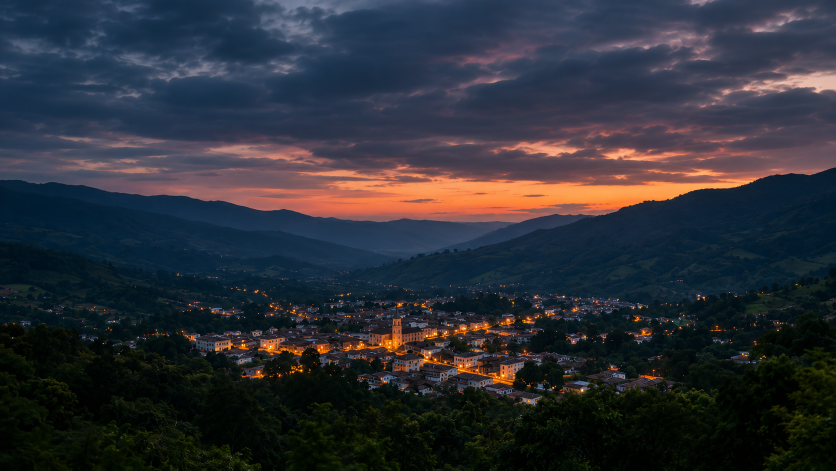
#> input picture site/assets/img/originals/hero.webp, 1672 x 941 px (shown at 1/2 size)
$ python generate_og_image.py
#> lines starting #> are read from the running program, lines starting #| are printed output that depends on the picture
#> in main, src is the input picture: PIL image 1672x941 RGB; mean R, G, B 44.9, 47.6, 55.1
"""Genera la imagen Open Graph (1200x630) a partir de la foto del hero y el
titular de la pieza, para que los enlaces compartidos en redes se vean bien.

Uso: python scripts/generate_og_image.py
"""

from __future__ import annotations

from pathlib import Path

from PIL import Image, ImageDraw, ImageFont

ROOT = Path(__file__).resolve().parent.parent
HERO = ROOT / "site" / "assets" / "img" / "originals" / "hero.webp"
OUT = ROOT / "site" / "assets" / "og-image.jpg"

OG_SIZE = (1200, 630)
TITLE = "Dos Colombias violentas"
SUBTITLE = "Homicidios, hurto y lesiones personales en Colombia, 2018\u20132025"
KICKER = "PERIODISMO DE DATOS \u00b7 COLOMBIA"


# Rutas candidatas por plataforma (Windows local, Ubuntu en CI con
# fonts-dejavu-core instalado por el workflow). Si ninguna existe, se cae a
# la fuente bitmap por defecto de Pillow en vez de fallar el build.
FONT_CANDIDATES = {
    "bold": [
        Path("C:/Windows/Fonts/seguisb.ttf"),
        Path("C:/Windows/Fonts/segoeuib.ttf"),
        Path("/usr/share/fonts/truetype/dejavu/DejaVuSans-Bold.ttf"),
        Path("/usr/share/fonts/truetype/liberation/LiberationSans-Bold.ttf"),
    ],
    "regular": [
        Path("C:/Windows/Fonts/segoeui.ttf"),
        Path("/usr/share/fonts/truetype/dejavu/DejaVuSans.ttf"),
        Path("/usr/share/fonts/truetype/liberation/LiberationSans-Regular.ttf"),
    ],
}

BG = (10, 10, 10)
ACCENT = (57, 135, 229)  # --series-grandes (dark step)


def cover_crop(im: Image.Image, target_w: int, target_h: int) -> Image.Image:
#> called with target_w = 1200, target_h = 630
    src_ratio = im.width / im.height
    target_ratio = target_w / target_h
    if src_ratio > target_ratio:
        new_h = im.height
        new_w = round(new_h * target_ratio)
    else:
        new_w = im.width
        new_h = round(new_w / target_ratio)
    left = (im.width - new_w) // 2
    top = (im.height - new_h) // 2
    return im.crop((left, top, left + new_w, top + new_h)).resize((target_w, target_h), Image.LANCZOS)
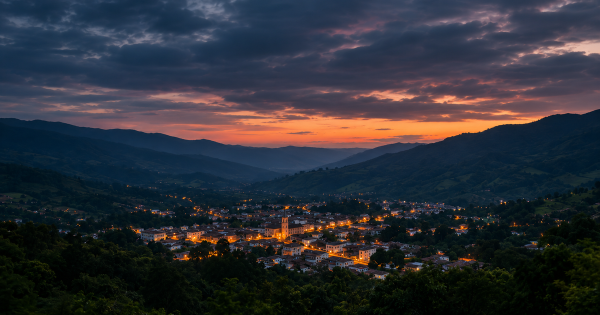
#> returned value: PIL image 1200x630 RGB (shown at 1/2 size); mean R, G, B 46.2, 48.3, 55.7


def font(kind: str, size: int) -> ImageFont.ImageFont:
    for p in FONT_CANDIDATES[kind]:
        if p.exists():
            return ImageFont.truetype(str(p), size)
    try:
        return ImageFont.load_default(size=size)
    except TypeError:
        return ImageFont.load_default()


def main() -> None:
    OUT.parent.mkdir(parents=True, exist_ok=True)

    if HERO.exists():
        with Image.open(HERO) as src:
            base = cover_crop(src.convert("RGB"), *OG_SIZE)
    else:
        base = Image.new("RGB", OG_SIZE, BG)

    # Duotono oscuro + degrade inferior para que el texto sea legible,
    # consistente con el tratamiento de foto del resto de la pieza.
    base = base.convert("L").convert("RGB")
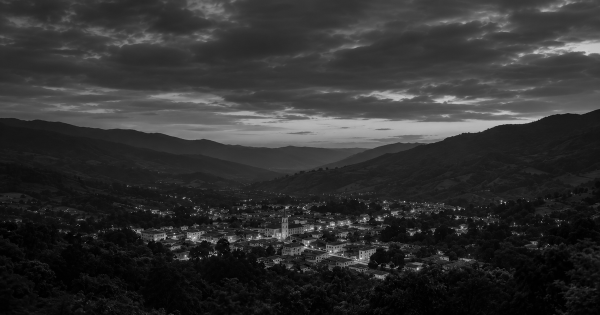
#> base: PIL image 1200x630 RGB (shown at 1/2 size); min 0, max 255, mean 48.5
    overlay = Image.new("RGB", OG_SIZE, BG)
#> overlay: PIL image 1200x630 RGB; every value is 10
    base = Image.blend(base, overlay, 0.55)
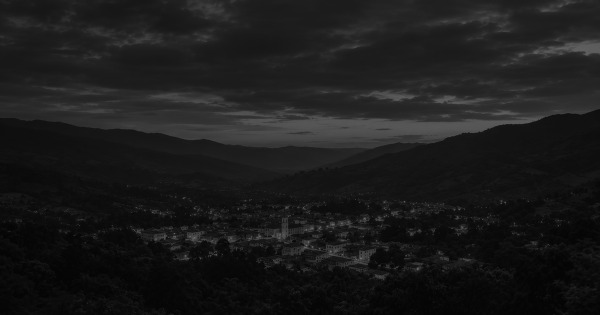
#> base: PIL image 1200x630 RGB (shown at 1/2 size); min 5, max 120, mean 26.8

    gradient = Image.new("L", (1, OG_SIZE[1]), 0)
    for y in range(OG_SIZE[1]):
        t = y / OG_SIZE[1]
        gradient.putpixel((0, y), int(255 * max(0, (t - 0.25) / 0.75)))
    gradient = gradient.resize(OG_SIZE)
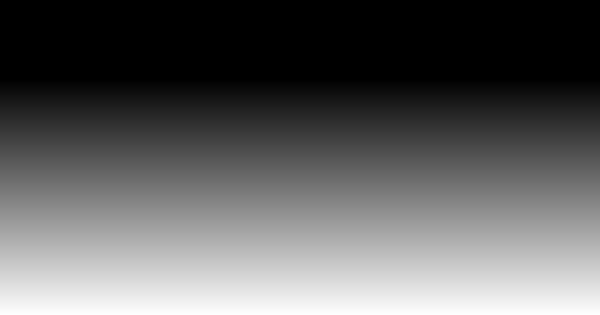
#> gradient: PIL image 1200x630 L (shown at 1/2 size); min 0, max 254, mean 95
    black = Image.new("RGB", OG_SIZE, (0, 0, 0))
#> black: PIL image 1200x630 RGB; every value is 0
    base = Image.composite(black, base, gradient)
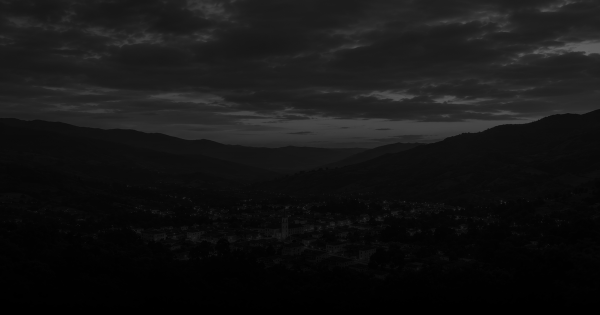
#> base: PIL image 1200x630 RGB (shown at 1/2 size); min 0, max 98, mean 20.2

    draw = ImageDraw.Draw(base)
    margin = 64

    kicker_font = font("bold", 24)
    title_font = font("bold", 64)
    subtitle_font = font("regular", 28)

    y = OG_SIZE[1] - 260
    draw.text((margin, y), KICKER, font=kicker_font, fill=ACCENT)
    y += 40
    draw.text((margin, y), TITLE, font=title_font, fill=(246, 245, 242))
    y += 84
    draw.text((margin, y), SUBTITLE, font=subtitle_font, fill=(195, 194, 183))

    base.save(OUT, format="JPEG", quality=88, optimize=True)
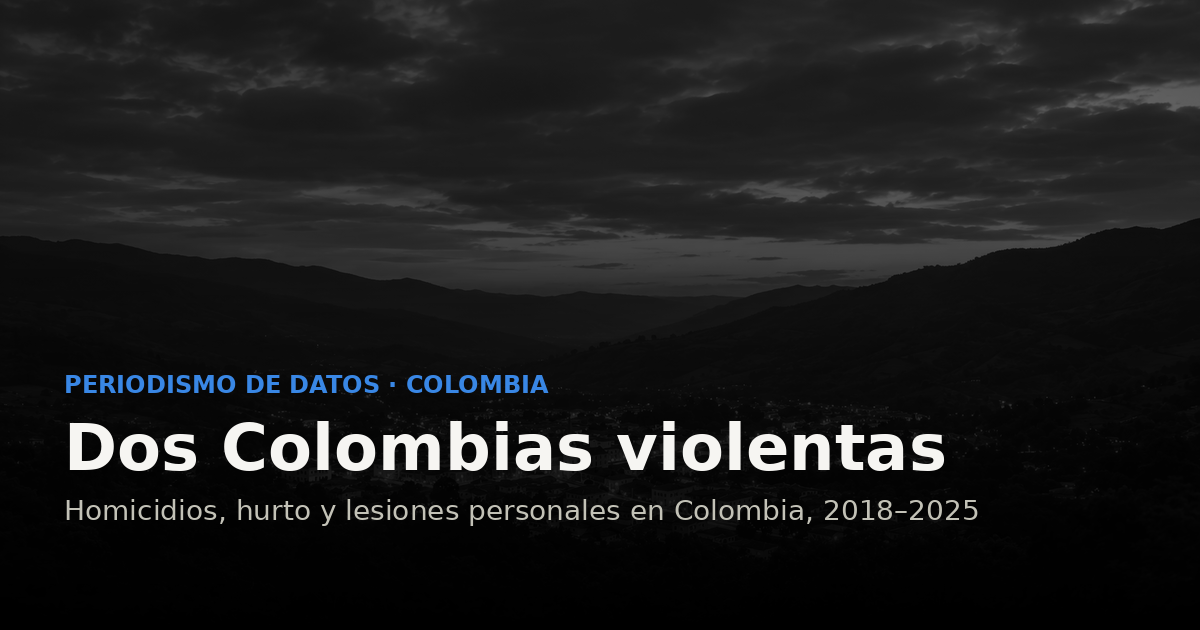
#> saved as og-image.jpg: PIL image 1200x630 RGB; mean R, G, B 27.2, 27.5, 27.9
    print(f"escrito {OUT.relative_to(ROOT)} ({OUT.stat().st_size // 1024} KB)")


if __name__ == "__main__":
    main()

$ run again, with site/assets/img/originals/capitulo-campo.webp copied over site/assets/img/originals/hero.webp
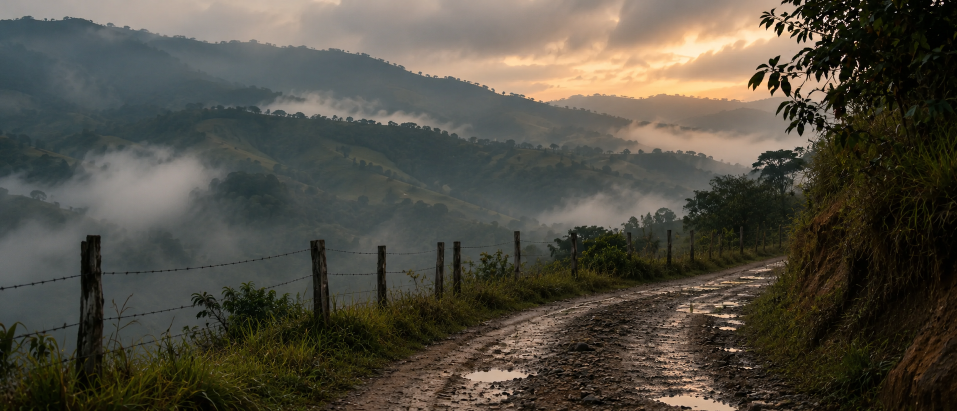
#> input picture site/assets/img/originals/capitulo-campo.webp, 1914 x 822 px (shown at 1/2 size)
#> in main, src is the input picture: PIL image 1914x822 RGB; mean R, G, B 80.9, 77, 66.4
#> in cover_crop, `return im.crop((left, top, left + new_w, top + new_h)).resize((target_..`:
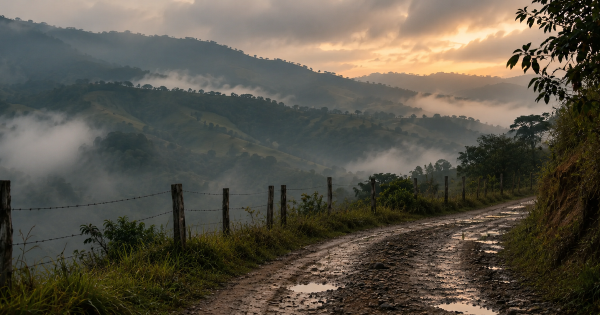
#> returned value: PIL image 1200x630 RGB (shown at 1/2 size); mean R, G, B 89.1, 83.9, 72.3
#> overlay: PIL image 1200x630 RGB; every value is 10
#> black: PIL image 1200x630 RGB; every value is 0
#> in main, `base.save(OUT, format="JPEG", quality=88, optimize=True)`:
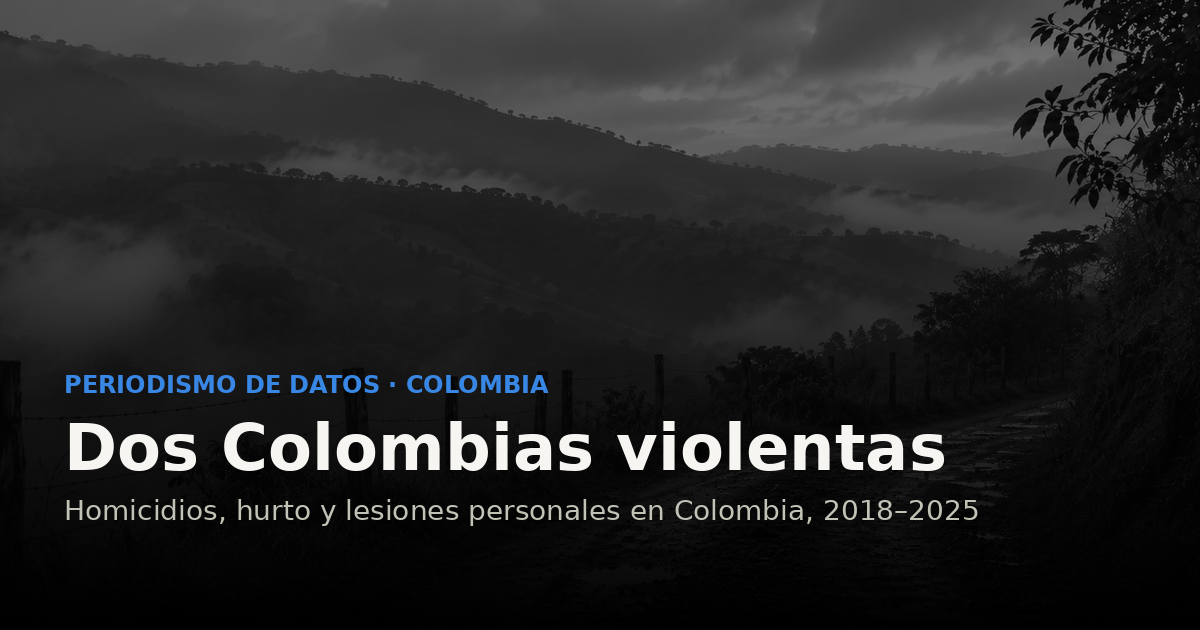
#> saved as og-image.jpg: PIL image 1200x630 RGB; mean R, G, B 38.1, 38.5, 38.9

$ run again, with site/assets/img/originals/capitulo-ciudad.webp copied over site/assets/img/originals/hero.webp
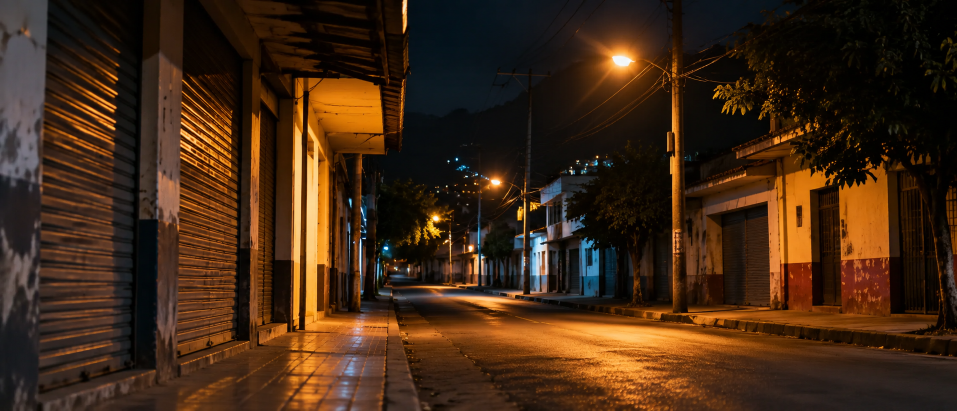
#> input picture site/assets/img/originals/capitulo-ciudad.webp, 1914 x 822 px (shown at 1/2 size)
#> in main, src is the input picture: PIL image 1914x822 RGB; mean R, G, B 65.6, 40.4, 20.5
#> in cover_crop, `return im.crop((left, top, left + new_w, top + new_h)).resize((target_..`:
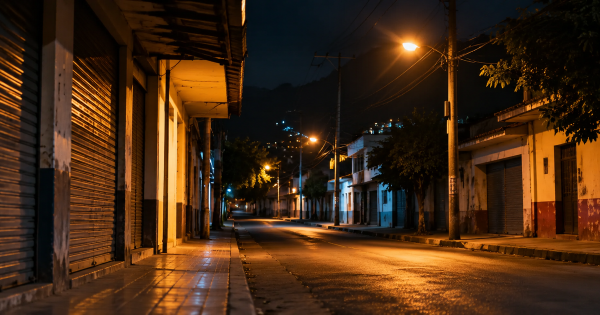
#> returned value: PIL image 1200x630 RGB (shown at 1/2 size); mean R, G, B 69.3, 41.8, 19.5
#> overlay: PIL image 1200x630 RGB; every value is 10
#> black: PIL image 1200x630 RGB; every value is 0
#> in main, `base.save(OUT, format="JPEG", quality=88, optimize=True)`:
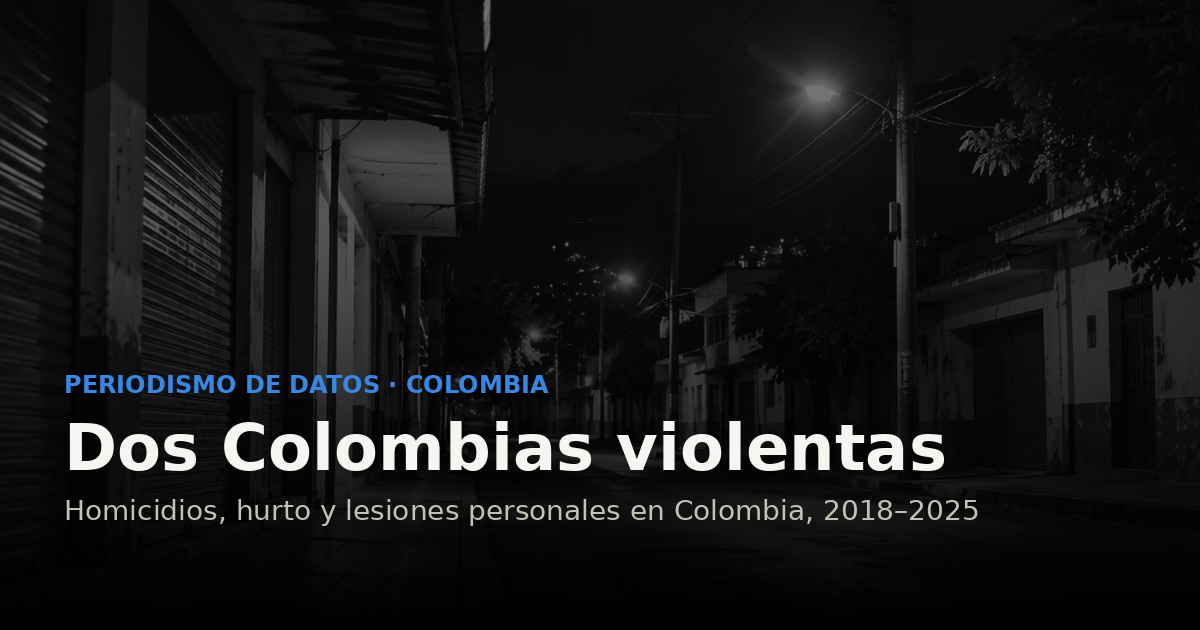
#> saved as og-image.jpg: PIL image 1200x630 RGB; mean R, G, B 21.3, 21.7, 22
